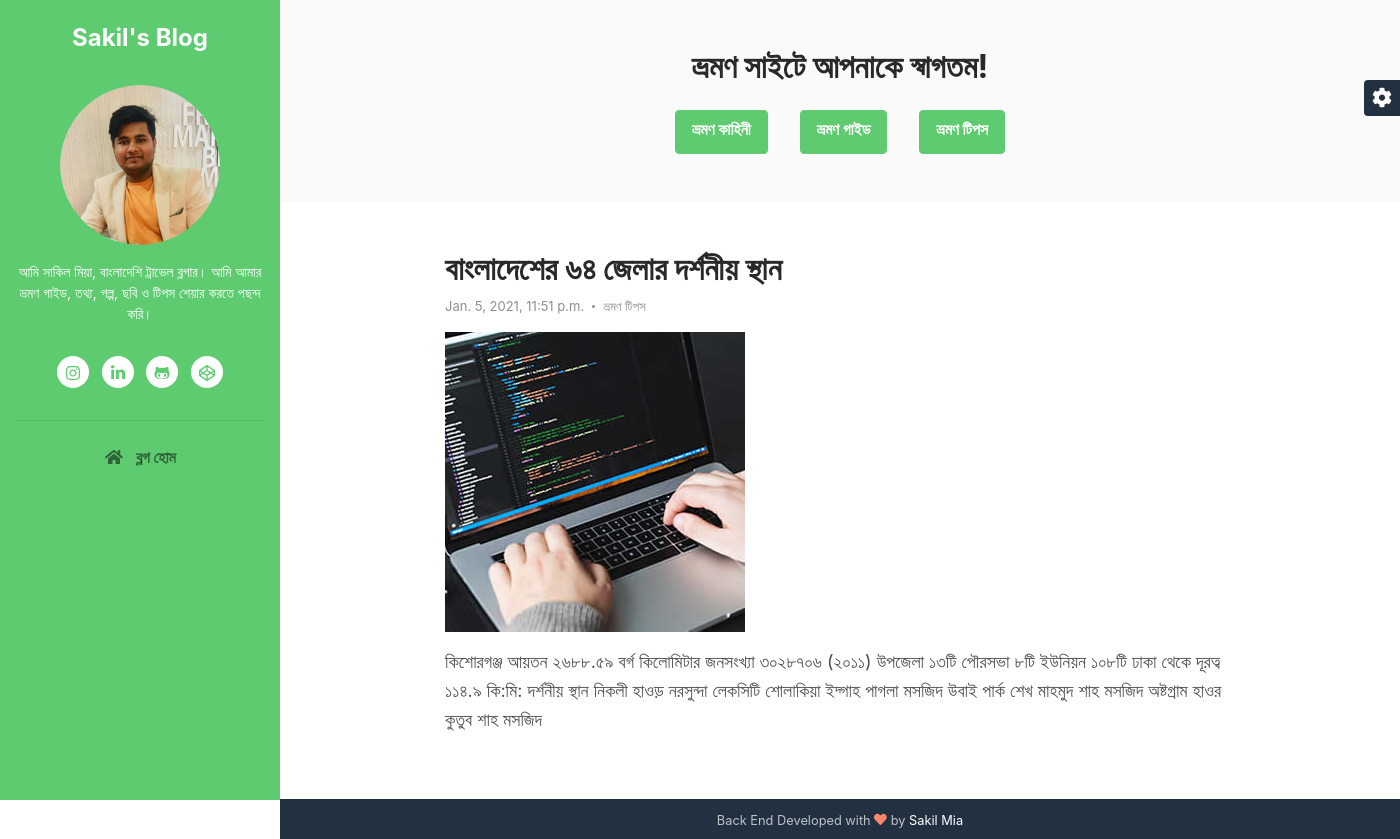
The page /post/?postid=13 on the database its author committed.
### Blog/models.py (models this page shows, shortened)
class Category(models.Model):
    name = models.CharField(max_length=50)
    def __str__(self):
        return self.name

class BlogPost(models.Model):
    title = models.CharField(max_length=150)
    body = models.TextField()
    created_at = models.DateTimeField(auto_now_add=True)
    category = models.ForeignKey('Blog.Category',on_delete=models.CASCADE,blank=True,null=True)
    image = models.ImageField(upload_to="images", default="")

### Blog/views.py (the view)
# urls.py: path('post/', views.view_post, name='view_post'),
def view_post(request):
    post = BlogPost.objects.get(pk=int(request.GET.get('postid')))
    cats = Category.objects.all()
    return render(request,'post.html',{'post':post,'cats' : cats})

### templates/post.html
{% extends 'basic.html' %}
{% block category %}
  {% for cat in cats %}
		<a href="/?category={{ cat.id }}" class="btn btn-primary mx-3"> {{ cat.name }}</a>
	{% endfor %}
{% endblock %}
{% block mainSection %}
{% load static %}
	    <article class="blog-post px-3 py-5 p-md-5">
		    <div class="container">
			    <header class="blog-post-header">
				    <h2 class="title mb-2">{{ post.title }}</h2>
				    <div class="meta mb-3"><span class="date">{{ post.created_at }}</span><span class="comment"><a href="/?category={{ post.category.id }}"> {{ post.category }}</a></span></div>
			    </header>
			    <div class="blog-post-body">
				    <figure class="blog-banner">
				        <a href="https://made4dev.com"><img class="img-fluid text-center" src='/media/{{post.image}}' alt="image" ></a>
				    </figure>
					<p>{{ post.body }} </p>
			    </div>
		    </div>
	    </article>
{% endblock %}

### rows shown on the page
Category: name "ভ্রমণ কাহিনী"
Category: name "ভ্রমণ গাইড"
Category: name "ভ্রমণ টিপস"
BlogPost: title "বাংলাদেশের ৬৪ জেলার দর্শনীয় স্থান", created_at "Jan. 5, 2021, 11:51 p.m.", category "ভ্রমণ টিপস", image (picture), body "কিশোরগঞ্জ আয়তন ২৬৮৮.৫৯ বর্গ কিলোমিটার জনসংখ্যা ৩০২৮৭০৬ (২০১১) উপজেলা ১৩টি পৌরসভা ৮টি ইউনিয়ন ১০৮টি ঢাকা থেকে দূরত্ব ১১৪.৯ কি:মি: দর্শনীয় স্থান নিকলী হাওড় নরসুন্দা লেকসিটি শোলাকিয়া ইদ্গাহ পাগলা মসজিদ উবাই পার্ক শেখ মাহমুদ শাহ মসজিদ অষ্টগ্রাম হাওর কুতুব শাহ মসজিদ"
